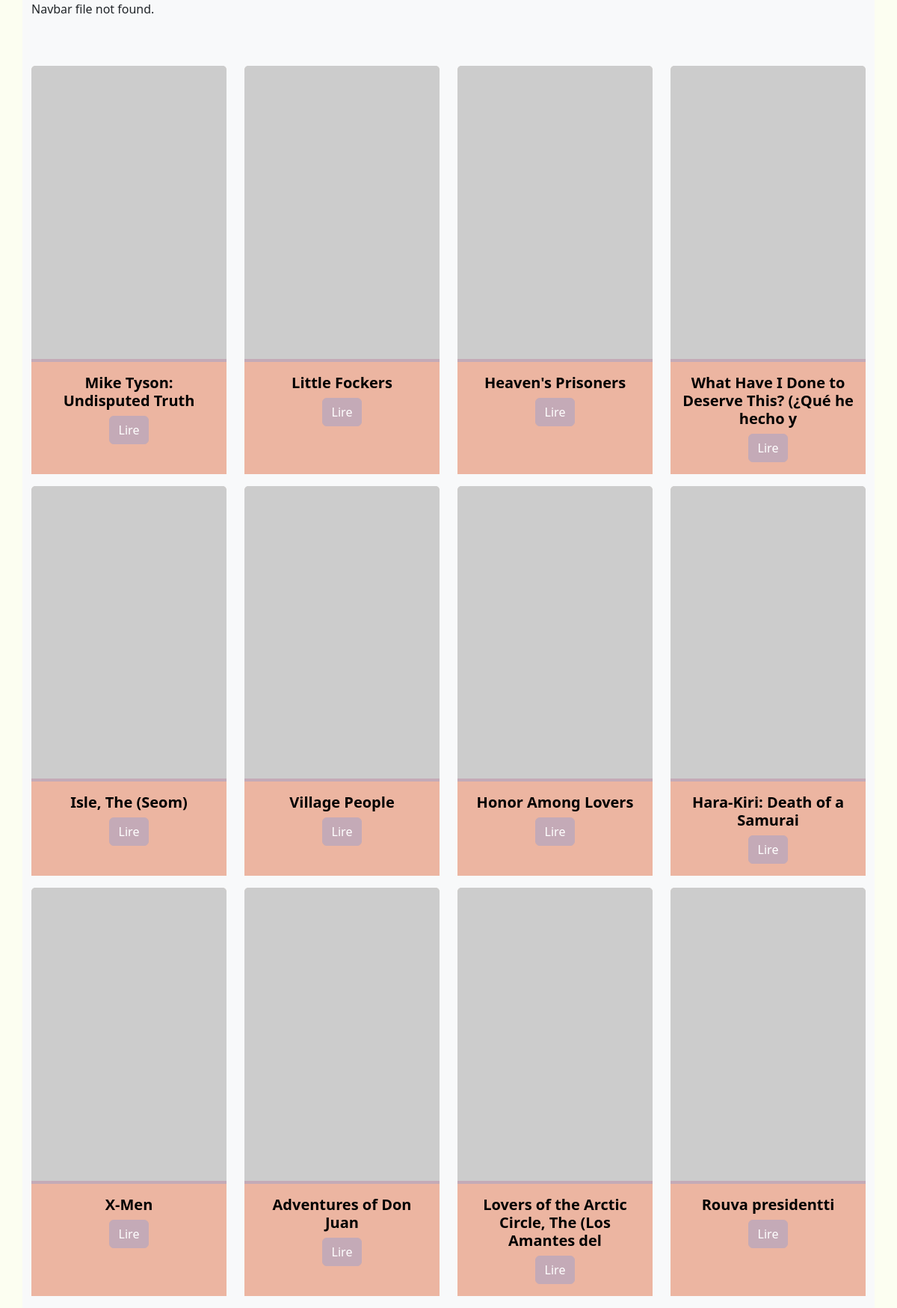
Page /app/Livres.php on the committed database.
### tables this page shows
CREATE TABLE IF NOT EXISTS `book` (
  `Id_Book` int NOT NULL AUTO_INCREMENT,
  `Title` varchar(50) DEFAULT NULL,
  `Description` varchar(70) DEFAULT NULL,
  `books_sold` int DEFAULT NULL,
  `date_pub` date DEFAULT NULL,
  `Id_Genre` int NOT NULL,
  PRIMARY KEY (`Id_Book`),
  KEY `Id_Genre` (`Id_Genre`)
);

### app/Livres.php (the view, shortened to what this page needs)
<!DOCTYPE html>
<html lang="fr">
<head>
    <link href="https://cdn.jsdelivr.net/npm/bootstrap@5.2.3/dist/css/bootstrap.min.css" rel="stylesheet"
>
    <link rel="stylesheet" href="../CSS/styles.css">
</head>
<?php
    $dsn = "mysql:host=".DBHOST.";port=".DBPORT.";dbname=".DBNAME;
    $user = DBUSER;
    $pass = DBPASS;
    try {
        $db = new PDO(
            $dsn,
            $user,
            $pass,
            array(
                PDO::ATTR_ERRMODE => PDO::ERRMODE_EXCEPTION,
                PDO::MYSQL_ATTR_INIT_COMMAND => "SET NAMES utf8"
            )
        );
        $sql = "
            SELECT Book.Title
            FROM Book
            ORDER BY Book.date_pub DESC
            LIMIT 12
        ";
        $stmt = $db->query($sql);
        $books = $stmt->fetchAll(PDO::FETCH_ASSOC);
    } catch (PDOException $e) {
        echo "Error: " . $e->getMessage();
    }
?>
<body>
    <div class="container-lg bg-light">
        <?php
            if (file_exists(__DIR__ . '../app/navbar.php')) {
                include_once __DIR__ . '../app/navbar.php';
            } else {
                echo "<p>Navbar file not found.</p>";
            }
        ?>
        <main class="mt-5 pt-3 row">
            <?php foreach ($books as $book): ?>
                <div class="col-12 col-md-6 col-lg-3 d-flex align-items-stretch justify-content-center">
                    <div class="card mb-3" style="width: 18rem;">
                        <img src="https://picsum.photos/200/300?random=<?= rand(1, 1000) ?>" class="card-img-top"
                            alt="<?= htmlspecialchars($book['Title'], ENT_QUOTES, 'UTF-8') ?>">
                        <div class="card-body text-center">
                            <h5 class="card-title"><?= htmlspecialchars($book['Title'], ENT_QUOTES, 'UTF-8') ?></h5>
                            <a href="#" class="btn btn-primary">Lire</a>
                        </div>
                    </div>
                </div>
            <?php endforeach; ?>
        </main>
    </div>
</body>
</html>

### CSS/styles.css (style rules this page uses)
body { background-color: #FCFEF1; }
.card { background-color: #EDC5A2; border: none; }
.card-img-top { border-bottom: 4px solid #C4AAB7; }
.card-body { background-color: #ECB5A1; }
.card-title, .card-text small { color: #000; font-weight: bold; }
.btn-primary { background-color: #C4AAB7; border-color: #C4AAB7; }

### rows in the picture
book: Title "Mike Tyson: Undisputed Truth"
book: Title "Little Fockers"
book: Title "Heaven's Prisoners"
book: Title "What Have I Done to Deserve This? (¿Qué he hecho y"
book: Title "Isle, The (Seom)"
book: Title "Village People"
book: Title "Honor Among Lovers"
book: Title "Hara-Kiri: Death of a Samurai"
book: Title "X-Men"
book: Title "Adventures of Don Juan"
book: Title "Lovers of the Arctic Circle, The (Los Amantes del"
book: Title "Rouva presidentti"
